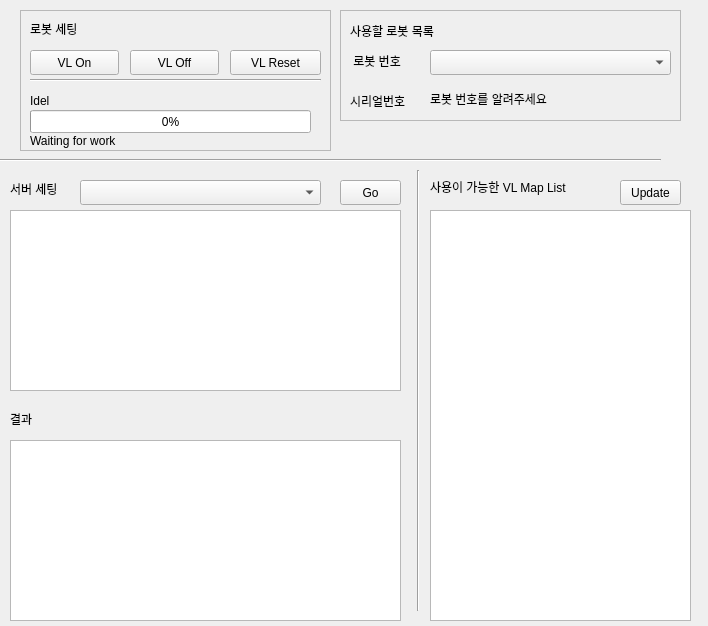
<?xml version="1.0" encoding="UTF-8"?>
<ui version="4.0">
 <class>mainWidget</class>
 <widget class="QWidget" name="mainWidget">
  <property name="geometry">
   <rect>
    <x>0</x>
    <y>0</y>
    <width>708</width>
    <height>626</height>
   </rect>
  </property>
  <property name="windowTitle">
   <string>Visual Localization Setting</string>
  </property>
  <widget class="Line" name="line">
   <property name="geometry">
    <rect>
     <x>0</x>
     <y>150</y>
     <width>661</width>
     <height>20</height>
    </rect>
   </property>
   <property name="orientation">
    <enum>Qt::Horizontal</enum>
   </property>
  </widget>
  <widget class="QLabel" name="label_3">
   <property name="geometry">
    <rect>
     <x>10</x>
     <y>180</y>
     <width>67</width>
     <height>17</height>
    </rect>
   </property>
   <property name="text">
    <string>서버 세팅</string>
   </property>
  </widget>
  <widget class="QFrame" name="frame">
   <property name="geometry">
    <rect>
     <x>20</x>
     <y>10</y>
     <width>311</width>
     <height>141</height>
    </rect>
   </property>
   <property name="frameShape">
    <enum>QFrame::StyledPanel</enum>
   </property>
   <property name="frameShadow">
    <enum>QFrame::Raised</enum>
   </property>
   <widget class="QPushButton" name="paramOn">
    <property name="geometry">
     <rect>
      <x>10</x>
      <y>40</y>
      <width>89</width>
      <height>25</height>
     </rect>
    </property>
    <property name="text">
     <string>VL On</string>
    </property>
   </widget>
   <widget class="QPushButton" name="paramOff">
    <property name="geometry">
     <rect>
      <x>110</x>
      <y>40</y>
      <width>89</width>
      <height>25</height>
     </rect>
    </property>
    <property name="text">
     <string>VL Off</string>
    </property>
   </widget>
   <widget class="QLabel" name="label_2">
    <property name="geometry">
     <rect>
      <x>10</x>
      <y>10</y>
      <width>67</width>
      <height>17</height>
     </rect>
    </property>
    <property name="text">
     <string>로봇 세팅</string>
    </property>
   </widget>
   <widget class="QProgressBar" name="progressBar">
    <property name="geometry">
     <rect>
      <x>10</x>
      <y>100</y>
      <width>281</width>
      <height>23</height>
     </rect>
    </property>
    <property name="layoutDirection">
     <enum>Qt::LeftToRight</enum>
    </property>
    <property name="value">
     <number>0</number>
    </property>
    <property name="alignment">
     <set>Qt::AlignCenter</set>
    </property>
    <property name="textDirection">
     <enum>QProgressBar::TopToBottom</enum>
    </property>
   </widget>
   <widget class="QLabel" name="statusLabel">
    <property name="geometry">
     <rect>
      <x>10</x>
      <y>80</y>
      <width>101</width>
      <height>21</height>
     </rect>
    </property>
    <property name="text">
     <string>Idel</string>
    </property>
   </widget>
   <widget class="QLabel" name="statusLabel_2">
    <property name="geometry">
     <rect>
      <x>10</x>
      <y>120</y>
      <width>281</width>
      <height>21</height>
     </rect>
    </property>
    <property name="text">
     <string>Waiting for work</string>
    </property>
   </widget>
   <widget class="Line" name="line_3">
    <property name="geometry">
     <rect>
      <x>10</x>
      <y>60</y>
      <width>291</width>
      <height>20</height>
     </rect>
    </property>
    <property name="orientation">
     <enum>Qt::Horizontal</enum>
    </property>
   </widget>
   <widget class="QPushButton" name="resetButton">
    <property name="geometry">
     <rect>
      <x>210</x>
      <y>40</y>
      <width>91</width>
      <height>25</height>
     </rect>
    </property>
    <property name="text">
     <string>VL Reset</string>
    </property>
   </widget>
  </widget>
  <widget class="QComboBox" name="serverSet">
   <property name="geometry">
    <rect>
     <x>80</x>
     <y>180</y>
     <width>241</width>
     <height>25</height>
    </rect>
   </property>
  </widget>
  <widget class="QTableWidget" name="settingTable">
   <property name="geometry">
    <rect>
     <x>10</x>
     <y>210</y>
     <width>391</width>
     <height>181</height>
    </rect>
   </property>
  </widget>
  <widget class="QFrame" name="frame_2">
   <property name="geometry">
    <rect>
     <x>340</x>
     <y>10</y>
     <width>341</width>
     <height>111</height>
    </rect>
   </property>
   <property name="frameShape">
    <enum>QFrame::StyledPanel</enum>
   </property>
   <property name="frameShadow">
    <enum>QFrame::Raised</enum>
   </property>
   <widget class="QLabel" name="label_4">
    <property name="geometry">
     <rect>
      <x>10</x>
      <y>80</y>
      <width>71</width>
      <height>21</height>
     </rect>
    </property>
    <property name="text">
     <string>시리얼번호</string>
    </property>
   </widget>
   <widget class="QComboBox" name="robotNo">
    <property name="geometry">
     <rect>
      <x>90</x>
      <y>40</y>
      <width>241</width>
      <height>25</height>
     </rect>
    </property>
   </widget>
   <widget class="QLabel" name="label_5">
    <property name="geometry">
     <rect>
      <x>10</x>
      <y>40</y>
      <width>71</width>
      <height>21</height>
     </rect>
    </property>
    <property name="text">
     <string> 로봇 번호</string>
    </property>
   </widget>
   <widget class="QLabel" name="serialNo">
    <property name="geometry">
     <rect>
      <x>90</x>
      <y>80</y>
      <width>241</width>
      <height>17</height>
     </rect>
    </property>
    <property name="text">
     <string>로봇 번호를 알려주세요</string>
    </property>
   </widget>
   <widget class="QLabel" name="label_8">
    <property name="geometry">
     <rect>
      <x>10</x>
      <y>10</y>
      <width>291</width>
      <height>21</height>
     </rect>
    </property>
    <property name="text">
     <string>사용할 로봇 목록 </string>
    </property>
   </widget>
  </widget>
  <widget class="QTableWidget" name="resultTable">
   <property name="geometry">
    <rect>
     <x>10</x>
     <y>440</y>
     <width>391</width>
     <height>181</height>
    </rect>
   </property>
  </widget>
  <widget class="Line" name="line_2">
   <property name="geometry">
    <rect>
     <x>410</x>
     <y>170</y>
     <width>16</width>
     <height>441</height>
    </rect>
   </property>
   <property name="orientation">
    <enum>Qt::Vertical</enum>
   </property>
  </widget>
  <widget class="QLabel" name="label_6">
   <property name="geometry">
    <rect>
     <x>10</x>
     <y>410</y>
     <width>67</width>
     <height>17</height>
    </rect>
   </property>
   <property name="text">
    <string>결과</string>
   </property>
  </widget>
  <widget class="QTableWidget" name="settingTable_2">
   <property name="geometry">
    <rect>
     <x>430</x>
     <y>210</y>
     <width>261</width>
     <height>411</height>
    </rect>
   </property>
  </widget>
  <widget class="QLabel" name="label_7">
   <property name="geometry">
    <rect>
     <x>430</x>
     <y>177</y>
     <width>221</width>
     <height>20</height>
    </rect>
   </property>
   <property name="text">
    <string>사용이 가능한 VL Map List</string>
   </property>
  </widget>
  <widget class="QPushButton" name="severSetBtn">
   <property name="geometry">
    <rect>
     <x>340</x>
     <y>180</y>
     <width>61</width>
     <height>25</height>
    </rect>
   </property>
   <property name="text">
    <string>Go</string>
   </property>
  </widget>
  <widget class="QPushButton" name="severSetBtn_2">
   <property name="geometry">
    <rect>
     <x>620</x>
     <y>180</y>
     <width>61</width>
     <height>25</height>
    </rect>
   </property>
   <property name="text">
    <string>Update</string>
   </property>
  </widget>
 </widget>
 <resources/>
 <connections/>
</ui>
